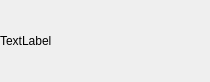
<?xml version="1.0" encoding="UTF-8"?>
<ui version="4.0">
 <class>Dashboard::StackedLabel</class>
 <widget class="QStackedWidget" name="Dashboard::StackedLabel">
  <property name="geometry">
   <rect>
    <x>0</x>
    <y>0</y>
    <width>210</width>
    <height>82</height>
   </rect>
  </property>
  <property name="windowTitle">
   <string>StackedWidget</string>
  </property>
  <property name="currentIndex">
   <number>0</number>
  </property>
  <widget class="QWidget" name="page1">
   <layout class="QHBoxLayout" name="horizontalLayout_2">
    <property name="spacing">
     <number>0</number>
    </property>
    <property name="margin">
     <number>0</number>
    </property>
    <item>
     <widget class="QLabel" name="labelNormal">
      <property name="sizePolicy">
       <sizepolicy hsizetype="Expanding" vsizetype="Preferred">
        <horstretch>0</horstretch>
        <verstretch>0</verstretch>
       </sizepolicy>
      </property>
      <property name="text">
       <string>TextLabel</string>
      </property>
     </widget>
    </item>
   </layout>
  </widget>
  <widget class="QWidget" name="page2">
   <layout class="QHBoxLayout" name="horizontalLayout">
    <property name="spacing">
     <number>0</number>
    </property>
    <property name="margin">
     <number>0</number>
    </property>
    <item>
     <widget class="Dashboard::CProgramLabel" name="labelGlow">
      <property name="sizePolicy">
       <sizepolicy hsizetype="Expanding" vsizetype="Preferred">
        <horstretch>0</horstretch>
        <verstretch>0</verstretch>
       </sizepolicy>
      </property>
      <property name="text">
       <string>TextLabel</string>
      </property>
     </widget>
    </item>
   </layout>
  </widget>
 </widget>
 <customwidgets>
  <customwidget>
   <class>Dashboard::CProgramLabel</class>
   <extends>QLabel</extends>
   <header>Dashboard/Include/ProgramLabel.h</header>
  </customwidget>
 </customwidgets>
 <resources/>
 <connections/>
</ui>
